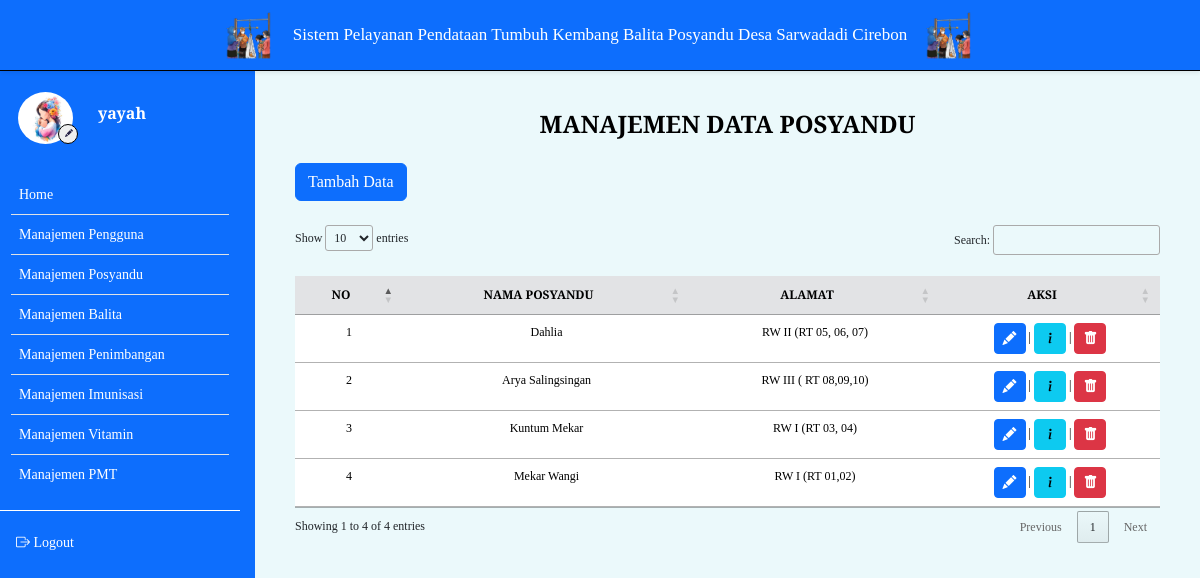
Screenshot of /dataPosyandu/index.php (signed in) with the database file from the repository.
### tables this page shows
CREATE TABLE `user` (
  `id_user` int(11) NOT NULL,
  `username` varchar(45) NOT NULL,
  `password` varchar(100) NOT NULL,
  `nama` varchar(50) NOT NULL,
  `alamat` text NOT NULL,
  `noTelp` varchar(15) NOT NULL,
  `role` varchar(10) NOT NULL
);

CREATE TABLE `posyandu` (
  `id_posyandu` int(11) NOT NULL,
  `nama_posyandu` varchar(50) NOT NULL,
  `alamat_posyandu` varchar(100) NOT NULL
);

### controller/mainController.php (called while the page is built, shortened)
<?php
$conn = mysqli_connect("localhost", "root", "", "posyandu");
function query($query)
{
    global $conn;
    $result = mysqli_query($conn, $query);
    $rows = [];
    while ($row = mysqli_fetch_assoc($result)) {
        $rows[] = $row;
    }
    return $rows;
}
function generateRandomKey()
{
    $keyLength = 32;
    $randomBytes = openssl_random_pseudo_bytes($keyLength, $strong);
    if (!$strong) {
        $randomBytes = random_bytes($keyLength);
    }
    return base64_encode($randomBytes);
}
function enkripsi($kata)
{
    $key = generateRandomKey();
    $string = openssl_encrypt($kata, 'AES-256-CBC', $key, 0, substr($key, 0, 16));
    $hasilEnkripsi = base64_encode($key . $string);
    return $hasilEnkripsi;
}
function dekripsi($kata)
{
    $string = base64_decode($kata);
    $key = substr($string, 0, 44);
    $enkripsi = substr($string, 44);
    $hasil = openssl_decrypt($enkripsi, 'AES-256-CBC', $key, 0, substr($key, 0, 16));
    return $hasil;
}
function cari_user() {
    $id = dekripsi($_COOKIE['posyandu']);
    $user = query("SELECT * FROM user WHERE id_user = $id")[0];
    return $user;
}
?>

### dataPosyandu/index.php (the view, shortened to what this page needs)
<?php
$posyandu = query("SELECT * FROM posyandu");
?>
<!DOCTYPE html>
<html lang="en">
<head>
    <link href="https://cdn.jsdelivr.net/npm/bootstrap@5.3.2/dist/css/bootstrap.min.css" rel="stylesheet"
 />
    <link rel="stylesheet" href="https://cdn.jsdelivr.net/npm/bootstrap-icons@1.9.1/font/bootstrap-icons.css" />
    <link rel="stylesheet" href="https://cdn.datatables.net/1.13.4/css/jquery.dataTables.min.css">
    <link rel="stylesheet" href="../style.css">
</head>
<body>
    <nav class="navbar bg-body-tertiary p-0">
        <div class="container-fluid justify-content-center p-3">
            <?php
            require_once('../navbar/navbar_admin.php');
            ?>
        </div>
    </nav>
    <div class="main-container m-0">
        <div class="d-flex">
            <?php
            require_once('../navbar/sidebar.php');
            ?>
            <div class="contents">
                <h4 class="text-center fw-bold" style="color: black;">MANAJEMEN DATA POSYANDU</h4>
                <div class="mt-4">
                    <a href="input_posyandu.php">
                        <button class="btn btn-primary">Tambah Data</button>
                    </a>
                </div>
                <div class="mt-4">
                    <table id="example" class="table table-hover text-center">
                        <thead>
                            <tr class="table-secondary">
                                <th class="text-center" scope="col">NO</th>
                                <th class="text-center" scope="col">NAMA POSYANDU</th>
                                <th class="text-center" scope="col">ALAMAT</th>
                                <th class="text-center" scope="col">AKSI</th>
                            </tr>
                        </thead>
                        <tbody>
                            <?php
                            $i = 1;
                            foreach ($posyandu as $p):
                                ?>
                                <tr>
                                    <td>
                                        <?= $i; ?>
                                    </td>
                                    <td>
                                        <?= $p['nama_posyandu']; ?>
                                    </td>
                                    <td>
                                        <?= $p['alamat_posyandu']; ?>
                                    </td>
                                    <td style="width: 200px;">
                                        <a class="text-decoration-none"
                                            href="edit_posyandu.php?id=<?= enkripsi($p['id_posyandu']); ?>">
                                            <button class="btn btn-sm btn-primary"><i
                                                    class="bi bi-pencil-fill"></i></button>
                                        </a>
                                        |
                                        <button type="button" class="btn  btn-sm btn-info" data-bs-toggle="modal"
                                            data-bs-target="#exampleModal_<?= $p['id_posyandu'] ?>">
                                            <i class="bi bi-info-lg"></i>
                                        </button>
                                        |
                                        <a class="delete bg-danger" id="delete"
                                            onclick="deletePosyandu(<?= $p['id_posyandu']; ?>)">
                                            <button class="btn btn-sm btn-danger"><i class="bi bi-trash-fill"></i></button>
                                        </a>
                                    </td>
                                </tr>
                                <?php
                                $i++;
                            endforeach;
                            ?>
                        </tbody>
                    </table>
                </div>
            </div>
        </div>
    </div>
</body>
</html>

### navbar/sidebar.php (shortened to what this page needs)
<?php
require_once '../controller/mainController.php';
$user = cari_user();
?>
<div class="sidebar bg-primary" id="side_nav">
    <div class="content-side">
        <div class="profil">
            <div class="row d-flex align-items-center">
                <div class="col-sm-5 me-0">
                    <img src="../image/img6.jpg" class="rounded-circle" alt="profi">
                    <a href="../profil">
                        <button class="rounded-circle"><i class="bi bi-pencil-fill"></i></button>
                    </a>
                </div>
                <div class="col-sm-7 m-0">
                    <h6 class="fw-bold text-white">
                        <?= $user['nama']; ?>
                    </h6>
                </div>
            </div>
        </div>
        <div class="">
            <ul class="list-group list-group-flush pt-4 fw-medium">
                <li class="list-group-item">
                    <a href="../admin" class="text-decoration-none d-block">
                        <span>Home</span>
                    </a>
                </li>
                <li class="list-group-item">
                    <a href="../pengguna" class="text-decoration-none d-block">
                        <span>Manajemen Pengguna</span>
                    </a>
                </li>
                <li class="list-group-item">
                    <a href="../dataPosyandu" class="text-decoration-none d-block">
                        <span>Manajemen Posyandu</span>
                    </a>
                </li>
                <li class="list-group-item">
                    <a href="../balita" class="text-decoration-none d-block">
                        <span>Manajemen Balita</span>
                    </a>
                </li>
                <li class="list-group-item">
                    <a href="../penimbangan" class="text-decoration-none d-block">
                        <span>Manajemen Penimbangan</span>
                    </a>
                </li>
                <li class="list-group-item">
                    <a href="../imunisasi" class="text-decoration-none d-block">
                        <span>Manajemen Imunisasi</span>
                    </a>
                </li>
                <li class="list-group-item">
                    <a href="../vitamin" class="text-decoration-none d-block">
                        <span>Manajemen Vitamin</span>
                    </a>
                </li>
                <li class="list-group-item">
                    <a href="../pmt" class="text-decoration-none d-block">
                        <span>Manajemen PMT</span>
                    </a>
                </li>
            </ul>
        </div>
        <hr class="hr-color">
        <ul class="list-unstyled fw-medium pb-5">
            <li>
                <a href="../logout.php" class="text-decoration-none d-block">
                    <i class="bi bi-box-arrow-right"></i>
                    <span>Logout</span>
                </a>
            </li>
        </ul>
    </div>
</div>

### style.css (style rules this page uses)
* { font-family: "Merriweather", serif; }
body { font-family: sans-serif; background: #ebf9fb; }
.contents .dataTables_wrapper, .contents .filter input, .contents table.dataTable { font-size: 12px; }
.content, .contents { min-height: 100vh; width: 100%; }
.contents { margin: 100px 0; padding: 10px 40px; }
.navbar { z-index: 1; display: flex; position: fixed; width: 100%; border-bottom: 1px solid black; }
.sidebar { min-width: 255px; max-width: 255px; transition: all ease-in 0.3s; min-height: 100vh; }
hr.hr-color { color: white; opacity: 1; }
.sidebar ul { padding: 0 11px; }
.sidebar li a { color: white; padding: 5px; font-size: 14px; margin-left: 0; }
.sidebar .list-group-item { padding: 4px 3px; }
.sidebar .list-group-item { background-color: transparent; }
.content-side { position: fixed; margin-top: 60px; width: 240px; }
.sidebar .profil { padding-top: 25px; }
.sidebar .profil img { width: 55px; height: 66px; padding: 7px 0; display: block; transition: all ease-in 0.3s; object-fit: cover; }
.sidebar .profil button { border: 1px solid black; position: absolute; margin-top: -27px; margin-left: 61px; width: 20px; height: 20px; }
.sidebar .profil a button { margin-left: 40px; }
.sidebar .profil .d-flex .col-sm-5 { padding-left: 30px; padding-right: 0; }
.sidebar .profil .d-flex .col-sm-7 { padding: 0; }
.sidebar .profil button i { font-size: 8px; color: #272247; margin-top: -6px; margin-left: -3px; position: absolute; }

### rows the page displays
user: nama "yayah"
posyandu: nama_posyandu "Dahlia", alamat_posyandu "RW II (RT 05, 06, 07)"
posyandu: nama_posyandu "Arya Salingsingan", alamat_posyandu "RW III ( RT 08,09,10)"
posyandu: nama_posyandu "Kuntum Mekar", alamat_posyandu "RW I (RT 03, 04)"
posyandu: nama_posyandu "Mekar Wangi", alamat_posyandu "RW I (RT 01,02)"
